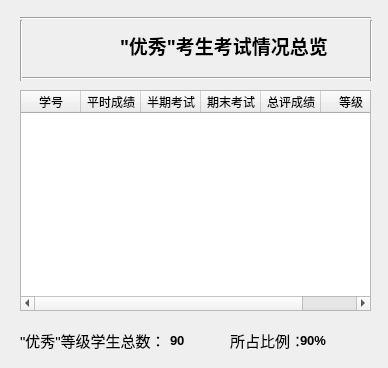
<?xml version="1.0" encoding="UTF-8"?>
<ui version="4.0">
 <class>ratinga</class>
 <widget class="QDialog" name="ratinga">
  <property name="geometry">
   <rect>
    <x>0</x>
    <y>0</y>
    <width>388</width>
    <height>368</height>
   </rect>
  </property>
  <property name="windowTitle">
   <string>Dialog</string>
  </property>
  <widget class="Line" name="line_4">
   <property name="geometry">
    <rect>
     <x>370</x>
     <y>20</y>
     <width>3</width>
     <height>61</height>
    </rect>
   </property>
   <property name="orientation">
    <enum>Qt::Vertical</enum>
   </property>
  </widget>
  <widget class="Line" name="line_3">
   <property name="geometry">
    <rect>
     <x>20</x>
     <y>70</y>
     <width>351</width>
     <height>16</height>
    </rect>
   </property>
   <property name="orientation">
    <enum>Qt::Horizontal</enum>
   </property>
  </widget>
  <widget class="Line" name="line_2">
   <property name="geometry">
    <rect>
     <x>20</x>
     <y>20</y>
     <width>3</width>
     <height>61</height>
    </rect>
   </property>
   <property name="orientation">
    <enum>Qt::Vertical</enum>
   </property>
  </widget>
  <widget class="QLabel" name="label_3">
   <property name="geometry">
    <rect>
     <x>20</x>
     <y>330</y>
     <width>151</width>
     <height>21</height>
    </rect>
   </property>
   <property name="font">
    <font>
     <pointsize>11</pointsize>
    </font>
   </property>
   <property name="text">
    <string>&quot;优秀&quot;等级学生总数：</string>
   </property>
  </widget>
  <widget class="QLabel" name="label_2">
   <property name="geometry">
    <rect>
     <x>50</x>
     <y>20</y>
     <width>51</width>
     <height>51</height>
    </rect>
   </property>
   <property name="text">
    <string/>
   </property>
   <property name="pixmap">
    <pixmap resource="pic.qrc">:/new/prefix1/pic/njupt.png</pixmap>
   </property>
   <property name="scaledContents">
    <bool>true</bool>
   </property>
  </widget>
  <widget class="QLabel" name="label_4">
   <property name="geometry">
    <rect>
     <x>230</x>
     <y>330</y>
     <width>81</width>
     <height>21</height>
    </rect>
   </property>
   <property name="font">
    <font>
     <pointsize>11</pointsize>
    </font>
   </property>
   <property name="text">
    <string>所占比例：</string>
   </property>
  </widget>
  <widget class="QLabel" name="a_number">
   <property name="geometry">
    <rect>
     <x>170</x>
     <y>330</y>
     <width>51</width>
     <height>21</height>
    </rect>
   </property>
   <property name="font">
    <font>
     <pointsize>10</pointsize>
     <weight>75</weight>
     <bold>true</bold>
    </font>
   </property>
   <property name="text">
    <string>90</string>
   </property>
  </widget>
  <widget class="Line" name="line">
   <property name="geometry">
    <rect>
     <x>20</x>
     <y>10</y>
     <width>351</width>
     <height>16</height>
    </rect>
   </property>
   <property name="orientation">
    <enum>Qt::Horizontal</enum>
   </property>
  </widget>
  <widget class="QTableWidget" name="scoreTable">
   <property name="geometry">
    <rect>
     <x>20</x>
     <y>90</y>
     <width>351</width>
     <height>221</height>
    </rect>
   </property>
   <property name="rowCount">
    <number>0</number>
   </property>
   <property name="columnCount">
    <number>6</number>
   </property>
   <attribute name="horizontalHeaderDefaultSectionSize">
    <number>60</number>
   </attribute>
   <column>
    <property name="text">
     <string>学号</string>
    </property>
   </column>
   <column>
    <property name="text">
     <string>平时成绩</string>
    </property>
   </column>
   <column>
    <property name="text">
     <string>半期考试</string>
    </property>
   </column>
   <column>
    <property name="text">
     <string>期末考试</string>
    </property>
   </column>
   <column>
    <property name="text">
     <string>总评成绩</string>
    </property>
   </column>
   <column>
    <property name="text">
     <string>等级</string>
    </property>
   </column>
  </widget>
  <widget class="QLabel" name="label">
   <property name="geometry">
    <rect>
     <x>120</x>
     <y>30</y>
     <width>221</width>
     <height>31</height>
    </rect>
   </property>
   <property name="font">
    <font>
     <family>楷体</family>
     <pointsize>14</pointsize>
     <weight>75</weight>
     <bold>true</bold>
    </font>
   </property>
   <property name="text">
    <string>&quot;优秀&quot;考生考试情况总览</string>
   </property>
  </widget>
  <widget class="QLabel" name="a_rate">
   <property name="geometry">
    <rect>
     <x>300</x>
     <y>330</y>
     <width>91</width>
     <height>21</height>
    </rect>
   </property>
   <property name="font">
    <font>
     <pointsize>10</pointsize>
     <weight>75</weight>
     <bold>true</bold>
    </font>
   </property>
   <property name="text">
    <string>90%</string>
   </property>
  </widget>
  <widget class="QLabel" name="label_5">
   <property name="geometry">
    <rect>
     <x>330</x>
     <y>20</y>
     <width>41</width>
     <height>41</height>
    </rect>
   </property>
   <property name="text">
    <string/>
   </property>
   <property name="pixmap">
    <pixmap>:/new/prefix1/Final_version/Test1_proj/pic/100.png</pixmap>
   </property>
   <property name="scaledContents">
    <bool>true</bool>
   </property>
  </widget>
  <widget class="QLabel" name="label_6">
   <property name="geometry">
    <rect>
     <x>0</x>
     <y>0</y>
     <width>391</width>
     <height>371</height>
    </rect>
   </property>
   <property name="text">
    <string/>
   </property>
   <property name="pixmap">
    <pixmap resource="pic.qrc">:/new/prefix1/pic/background_4.png</pixmap>
   </property>
   <property name="scaledContents">
    <bool>true</bool>
   </property>
  </widget>
  <zorder>label_6</zorder>
  <zorder>label_5</zorder>
  <zorder>line_4</zorder>
  <zorder>line_3</zorder>
  <zorder>line_2</zorder>
  <zorder>label_3</zorder>
  <zorder>label_2</zorder>
  <zorder>label_4</zorder>
  <zorder>a_number</zorder>
  <zorder>line</zorder>
  <zorder>scoreTable</zorder>
  <zorder>label</zorder>
  <zorder>a_rate</zorder>
 </widget>
 <resources>
  <include location="pic.qrc"/>
 </resources>
 <connections/>
</ui>
